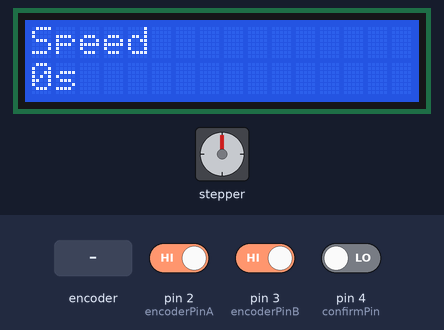
The sketch below on a simulated Arduino Uno, built with avr-gcc and run on an emulated ATmega328P. Shown: stepper motor, 16×2 character LCD. Wiring (inferred from the names in the program): stepper motor driver (200 steps per turn assumed): step pin 5; direction pin 6; enable pin 7. The inputs (shaded band) are chosen by the test bench; at power-on: pin 4 (confirmPin) LOW, pin 2 (encoderPinA) HIGH, pin 3 (encoderPinB) HIGH.

Above: at 1.2 s.
1.3 s: pin 4 (confirmPin) driven HIGH
At 1.79 s:
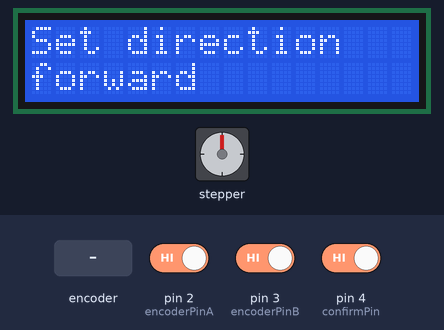
3.4 s: rotary encoder on pin 2 (encoderPinA) / pin 3 (encoderPinB) turned 3 steps (first pin leading)
At 3.7 s:
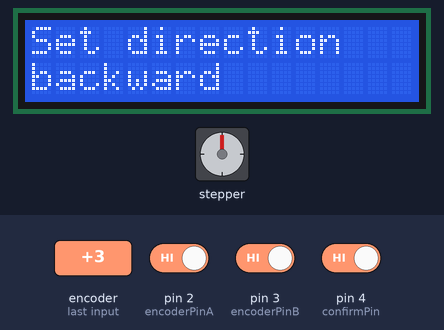
6.3 s: rotary encoder on pin 2 (encoderPinA) / pin 3 (encoderPinB) turned 3 steps (first pin leading)
At 8.18 s:
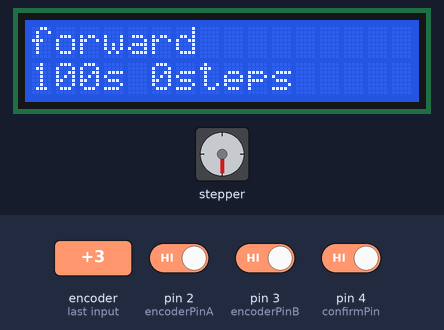
8.5 s: rotary encoder on pin 2 (encoderPinA) / pin 3 (encoderPinB) turned 2 steps (second pin leading)
At 9.14 s:
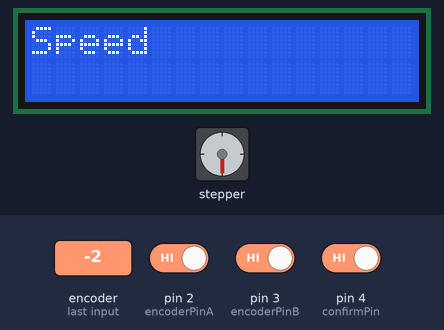
10.4 s: pin 4 (confirmPin) driven LOW
Timing chart, 0 to 12.9 s (numbered marks = the images above; inputs shaded):
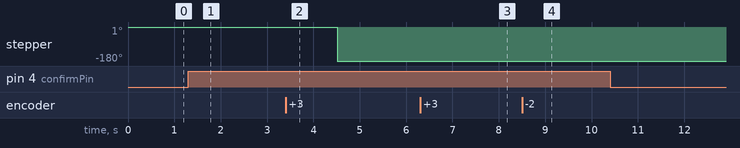

Measured:
- after the input at 1.3 s, the display: first differs from a run without the input after 0.34 s (image 1)
- after the input at 3.4 s, stepper: turns 180° counter-clockwise, starting after 1.1 s; the display: first differs from a run without the input after 0.16 s (image 2)
- after the input at 8.5 s, the display: first differs from a run without the input after 0.49 s (image 4)

The sketch:

stepmot.ino
```cpp
#include <Wire.h>
#include <LiquidCrystal_I2C.h>
#define I2C_ADDR 0x3F
#define LCD_ROWS 2
#define LCD_COLS 16
LiquidCrystal_I2C lcd(I2C_ADDR, LCD_COLS, LCD_ROWS);

const int encoderPinA = 2;  // Rotary encoder pin A（CLK）
const int encoderPinB = 3;  // Rotary encoder pin B（DT）
const int confirmPin = 4; //Rotary encoder confirm pin with 10k Ω

int lastEncoded = 0;
long encoderValue = 0; //encoderValue
long tempencoderValue = 0; //encoderValue temp
int mode = 0; //mode level
int selectmode = 0; //level 1 mode selection
int dir = 0;//define rotary encoder rotate direction
int rot = 0;//define rotary encoder rotate ot not
int modeselection; //save the mode selected
int level = 1; //now select level

// stepmotor control pins
const int stepPin = 5;
const int dirPin = 6;
const int enablePin = 7;

// stepAngle and stepsPerRevolution of stepmotor
const float stepAngle = 1.8; //stepAngle (degree)
const int stepsPerRevolution = 200; // stepsPerRevolution

// rotate diretection of stepmotor
const int clockwise = HIGH;
const int counterclockwise = LOW;
int direction; //1=>CW;0=>CCW;

// rotate speed of stepmotor (steps/sec)
int stepperSpeed = 500; // Set the value of steps per second to control the rotation speed
int steps; //移動步數

void setup() {
  Serial.begin(9600);
  Wire.begin();
  lcd.begin(LCD_COLS, LCD_ROWS);
  lcd.backlight();
  // set control pins
  pinMode(stepPin, OUTPUT);
  pinMode(dirPin, OUTPUT);
  pinMode(enablePin, OUTPUT);

  //  Set the rotary encoder pin to input mode
  pinMode(encoderPinA, INPUT);
  pinMode(encoderPinB, INPUT);
  pinMode(confirmPin, INPUT);

  // Enable internal pull-up resistor
  digitalWrite(encoderPinA, HIGH);
  digitalWrite(encoderPinB, HIGH);

  // Attach interrupt service routine
  attachInterrupt(digitalPinToInterrupt(encoderPinA), updateEncoder, CHANGE);
  attachInterrupt(digitalPinToInterrupt(encoderPinB), updateEncoder, CHANGE);

  // disable stepmotor
  digitalWrite(enablePin, HIGH);
}

void loop() {
  // clockwise or counterclockwise judgement(CW & CCW)
  if (encoderValue > tempencoderValue){
    mode++;
    tempencoderValue = encoderValue;
    dir = 1; //CW
    rot = 1;
  }
  if (encoderValue < tempencoderValue){
    mode--;
    tempencoderValue = encoderValue;
    dir = -1; //CCW
    rot = 1;
  }


  selectmode = abs(mode % 2); //select one part to cintrol:1 => speed; 2 => steps
  switch (level){
    case 1:
    lcd.setCursor(0,0);
    lcd.print("Speed");
    if(mode >= 0){
      lcd.setCursor(0, 1);
      lcd.print(mode*100);
      stepperSpeed = mode*100;
      lcd.print("s"); //
      if (digitalRead(confirmPin) == HIGH){
        level = 2;
      }
    }
    else{
      mode = 0;
    }
    break;
    case 2:
    lcd.setCursor(0,0);
    lcd.print("Set direction");
    if(abs(mode % 2 == 0)){
      lcd.setCursor(0, 1);
      lcd.print("forward");
      if (digitalRead(confirmPin) == HIGH){
        direction = 1; //1=>CW
        level = 3;
      }
    }
    else{
      lcd.setCursor(0, 1);
      lcd.print("backward");
      if (digitalRead(confirmPin) == HIGH){
        direction = 0; //1=>CW
        level = 3;
      }
    }
    break;
    case 3:
    lcd.setCursor(0,0);
    lcd.print("Set steps");
    if(mode >= 0){
      lcd.setCursor(0, 1);
      lcd.print(mode*100);
      steps = mode*100;
      lcd.print("steps"); //
      if (digitalRead(confirmPin) == HIGH){
        level = 4;
      }
    }
    break;
    case 4:
    lcd.setCursor(0,0);
    if(direction == 1){
      lcd.print("forward");
    }
    if(direction == 0){
      lcd.print("backward");
    }
    lcd.setCursor(0,1);
    lcd.print(stepperSpeed);lcd.print("s ");
    lcd.print(steps);lcd.print("steps");
    if(mode < -5){
      level = 7;
    }
    if (digitalRead(confirmPin) == HIGH){
      level = 5;
    }
    break;
    case 5:
    lcd.setCursor(0, 0);
    lcd.print("Working...");
    digitalWrite(enablePin,LOW);
    if(direction == 1){
      digitalWrite(dirPin, clockwise); // CW
      for (int i = 0; i < steps; i++) {
        digitalWrite(stepPin, HIGH);
        delayMicroseconds(stepperSpeed); // speeds of stepmotor
        digitalWrite(stepPin, LOW);
        delayMicroseconds(stepperSpeed); // speeds of stepmotor
      }
    }
    if(direction == 0){
      digitalWrite(dirPin, counterclockwise); // CCW
      for (int i = 0; i < steps; i++) {
        digitalWrite(stepPin, HIGH);
        delayMicroseconds(stepperSpeed); // speeds of stepmotor
        digitalWrite(stepPin, LOW);
        delayMicroseconds(stepperSpeed); // speeds of stepmotor
      }
    }
    level = 6;
    break;
    case 6:
    lcd.clear();
    lcd.setCursor(0, 0);
    lcd.print("Work Done");
    lcd.setCursor(0, 1);
    lcd.print("Press to go back");
    if (digitalRead(confirmPin) == HIGH){
      level = 1;
    }
    break;
    case 7:
    lcd.clear();
    lcd.setCursor(0,0);
    lcd.print("return?");
    if(abs(mode % 2) == 1){
      lcd.setCursor(0,1);
      lcd.print(">Yes<No");
      if (digitalRead(confirmPin) == HIGH){
        level = 1;
      }
    }
    if(abs(mode % 2) == 0){
      lcd.setCursor(0,1);
      lcd.print(" Yes>No<");
      if (digitalRead(confirmPin) == HIGH){
        level = 4;
      }
    }


    break;
  }
  //confirmPin
  if(digitalRead(confirmPin) == HIGH){
    encoderValue = 0;
    tempencoderValue = 0;
    mode = 0;
    selectmode = 0;
    dir = 0; //reset direction
    rot = 0; //reset rotation
    //level = level + 1;
  }
  delay(300);
  lcd.clear();
  /*
  // CW
  rotateClockwise(500); // rotate 500 steps
  delay(1000);

  // CCW
  rotateCounterclockwise(500); // rotate 500 steps
  delay(1000);

  digitalWrite(enablePin,HIGH);
  delay(100);
  */
}
/*
// Rotate the stepper motor CW by a specified number of steps
void rotateClockwise(int steps) {
  digitalWrite(dirPin, clockwise); // CW
  for (int i = 0; i < steps; i++) {
    digitalWrite(stepPin, HIGH);
    delayMicroseconds(stepperSpeed); // set the speed of stepmotor
    digitalWrite(stepPin, LOW);
    delayMicroseconds(stepperSpeed); // set the speed of stepmotor
  }
}

// Rotate the stepper motor CCW by a specified number of steps
void rotateCounterclockwise(int steps) {
  digitalWrite(dirPin, counterclockwise); // CCW
  for (int i = 0; i < steps; i++) {
    digitalWrite(stepPin, HIGH);
    delayMicroseconds(stepperSpeed); // set the speed of stepmotor
    digitalWrite(stepPin, LOW);
    delayMicroseconds(stepperSpeed); // set the speed of stepmotor
  }
}
*/
void updateEncoder() {
  int MSB = digitalRead(encoderPinA);  // Read the status of pin A
  int LSB = digitalRead(encoderPinB);  // Read the status of pin B

  int encoded = (MSB << 1) | LSB;  // encoded valve

  int sum = (lastEncoded << 2) | encoded;  // Combination of last and current coded values

  // Increase or decrease the encoder value depending on the direction of rotation
  if (sum == 0b1101 || sum == 0b0100 || sum == 0b0010 || sum == 0b1011) {
    encoderValue++;
  } else if (sum == 0b1110 || sum == 0b0111 || sum == 0b0001 || sum == 0b1000) {
    encoderValue--;
  }

  lastEncoded = encoded;  // Update the last encoding value
}
```
